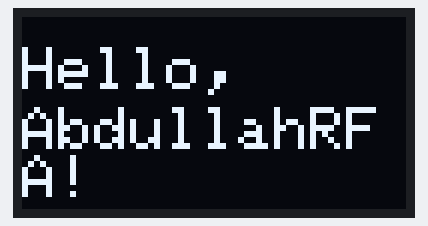
Recording of a sketch running on a simulated ESP32. Parts: 128×64 one-colour display.

Above: at 1.1 s.

The sketch:

led_test_code.ino
```cpp
#include <Wire.h>
#include <Adafruit_GFX.h>
#include <Adafruit_SSD1306.h>

#define SCREEN_WIDTH 128 // OLED display width
#define SCREEN_HEIGHT 64 // OLED display height

// Create display object (I2C address 0x3C is common)
Adafruit_SSD1306 display(SCREEN_WIDTH, SCREEN_HEIGHT, &Wire, -1);

void setup() {
  Serial.begin(115200);

  // Initialize OLED
  if (!display.begin(SSD1306_SWITCHCAPVCC, 0x3C)) {
    Serial.println(F("SSD1306 allocation failed"));
    for (;;); // Don't proceed, loop forever
  }

  delay(1000);
  display.clearDisplay(); // Clear the buffer

  // Display "Hello, ESP32!"
  display.setTextSize(2);
  display.setTextColor(SSD1306_WHITE);
  display.setCursor(0, 10);
  display.println("Hello,");
  display.setCursor(0, 30);
  display.println("AbdullahRFA!");
  display.display(); // Show on screen
}

void loop() {
  // Nothing to do here
}
```
